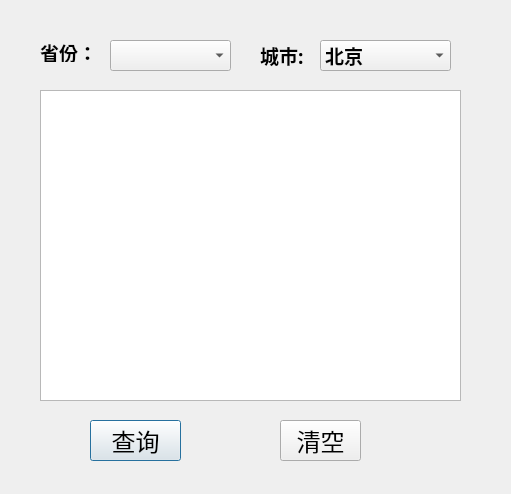
<?xml version="1.0" encoding="UTF-8"?>
<ui version="4.0">
 <class>weather</class>
 <widget class="QDialog" name="weather">
  <property name="geometry">
   <rect>
    <x>0</x>
    <y>0</y>
    <width>511</width>
    <height>494</height>
   </rect>
  </property>
  <property name="font">
   <font>
    <family>Adobe Arabic</family>
    <pointsize>18</pointsize>
   </font>
  </property>
  <property name="windowTitle">
   <string>城市天气查询</string>
  </property>
  <widget class="QLabel" name="select_city_label">
   <property name="geometry">
    <rect>
     <x>260</x>
     <y>40</y>
     <width>51</width>
     <height>31</height>
    </rect>
   </property>
   <property name="font">
    <font>
     <family>Adobe Arabic</family>
     <pointsize>14</pointsize>
     <weight>75</weight>
     <bold>true</bold>
    </font>
   </property>
   <property name="text">
    <string>城市:</string>
   </property>
  </widget>
  <widget class="QComboBox" name="comboBox_select_city">
   <property name="geometry">
    <rect>
     <x>320</x>
     <y>40</y>
     <width>131</width>
     <height>31</height>
    </rect>
   </property>
   <property name="font">
    <font>
     <family>Adobe Arabic</family>
     <pointsize>14</pointsize>
     <weight>75</weight>
     <bold>true</bold>
    </font>
   </property>
   <item>
    <property name="text">
     <string>北京</string>
    </property>
   </item>
   <item>
    <property name="text">
     <string>上海</string>
    </property>
   </item>
  </widget>
  <widget class="QPushButton" name="pushButton_query">
   <property name="geometry">
    <rect>
     <x>90</x>
     <y>420</y>
     <width>91</width>
     <height>41</height>
    </rect>
   </property>
   <property name="text">
    <string>查询</string>
   </property>
  </widget>
  <widget class="QPushButton" name="pushButton_clear">
   <property name="geometry">
    <rect>
     <x>280</x>
     <y>420</y>
     <width>81</width>
     <height>41</height>
    </rect>
   </property>
   <property name="text">
    <string>清空</string>
   </property>
  </widget>
  <widget class="QLabel" name="label_province">
   <property name="geometry">
    <rect>
     <x>40</x>
     <y>42</y>
     <width>61</width>
     <height>20</height>
    </rect>
   </property>
   <property name="font">
    <font>
     <family>Adobe Arabic</family>
     <pointsize>14</pointsize>
     <weight>75</weight>
     <bold>true</bold>
    </font>
   </property>
   <property name="text">
    <string>省份：</string>
   </property>
  </widget>
  <widget class="QComboBox" name="comboBox_province">
   <property name="geometry">
    <rect>
     <x>110</x>
     <y>40</y>
     <width>121</width>
     <height>31</height>
    </rect>
   </property>
  </widget>
  <widget class="QTextBrowser" name="textBrowser_result">
   <property name="geometry">
    <rect>
     <x>40</x>
     <y>90</y>
     <width>421</width>
     <height>311</height>
    </rect>
   </property>
  </widget>
 </widget>
 <resources/>
 <connections>
  <connection>
   <sender>pushButton_query</sender>
   <signal>clicked()</signal>
   <receiver>weather</receiver>
   <slot>accept()</slot>
   <hints>
    <hint type="sourcelabel">
     <x>135</x>
     <y>440</y>
    </hint>
    <hint type="destinationlabel">
     <x>253</x>
     <y>245</y>
    </hint>
   </hints>
  </connection>
  <connection>
   <sender>pushButton_clear</sender>
   <signal>clicked()</signal>
   <receiver>weather</receiver>
   <slot>accept()</slot>
   <hints>
    <hint type="sourcelabel">
     <x>320</x>
     <y>440</y>
    </hint>
    <hint type="destinationlabel">
     <x>253</x>
     <y>245</y>
    </hint>
   </hints>
  </connection>
  <connection>
   <sender>comboBox_province</sender>
   <signal>currentIndexChanged(int)</signal>
   <receiver>weather</receiver>
   <slot>accept()</slot>
   <hints>
    <hint type="sourcelabel">
     <x>170</x>
     <y>55</y>
    </hint>
    <hint type="destinationlabel">
     <x>255</x>
     <y>267</y>
    </hint>
   </hints>
  </connection>
 </connections>
</ui>
